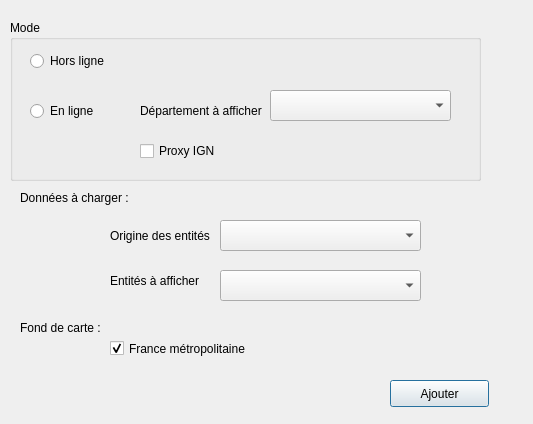
<?xml version="1.0" encoding="UTF-8"?>
<ui version="4.0">
 <class>PluginChoucasDialogBase</class>
 <widget class="QDialog" name="PluginChoucasDialogBase">
  <property name="geometry">
   <rect>
    <x>0</x>
    <y>0</y>
    <width>533</width>
    <height>424</height>
   </rect>
  </property>
  <property name="windowTitle">
   <string>CHOUCAS</string>
  </property>
  <widget class="QLabel" name="label">
   <property name="geometry">
    <rect>
     <x>110</x>
     <y>260</y>
     <width>101</width>
     <height>41</height>
    </rect>
   </property>
   <property name="text">
    <string>Entités à afficher</string>
   </property>
  </widget>
  <widget class="QLabel" name="label_2">
   <property name="geometry">
    <rect>
     <x>110</x>
     <y>220</y>
     <width>111</width>
     <height>31</height>
    </rect>
   </property>
   <property name="text">
    <string>Origine des entités</string>
   </property>
  </widget>
  <widget class="QComboBox" name="comboBox_entities">
   <property name="geometry">
    <rect>
     <x>220</x>
     <y>270</y>
     <width>201</width>
     <height>31</height>
    </rect>
   </property>
  </widget>
  <widget class="QComboBox" name="comboBox_sources">
   <property name="geometry">
    <rect>
     <x>220</x>
     <y>220</y>
     <width>201</width>
     <height>31</height>
    </rect>
   </property>
  </widget>
  <widget class="QGroupBox" name="groupBox">
   <property name="enabled">
    <bool>true</bool>
   </property>
   <property name="geometry">
    <rect>
     <x>10</x>
     <y>20</y>
     <width>471</width>
     <height>161</height>
    </rect>
   </property>
   <property name="title">
    <string>Mode</string>
   </property>
   <property name="checkable">
    <bool>false</bool>
   </property>
   <widget class="QRadioButton" name="radioButton_online">
    <property name="geometry">
     <rect>
      <x>20</x>
      <y>80</y>
      <width>117</width>
      <height>22</height>
     </rect>
    </property>
    <property name="text">
     <string>En ligne</string>
    </property>
   </widget>
   <widget class="QRadioButton" name="radioButton_offline">
    <property name="geometry">
     <rect>
      <x>20</x>
      <y>30</y>
      <width>117</width>
      <height>22</height>
     </rect>
    </property>
    <property name="text">
     <string>Hors ligne</string>
    </property>
   </widget>
   <widget class="QCheckBox" name="checkBox_proxy">
    <property name="geometry">
     <rect>
      <x>130</x>
      <y>120</y>
      <width>99</width>
      <height>22</height>
     </rect>
    </property>
    <property name="text">
     <string>Proxy IGN</string>
    </property>
   </widget>
   <widget class="QLabel" name="label_3">
    <property name="geometry">
     <rect>
      <x>130</x>
      <y>70</y>
      <width>171</width>
      <height>41</height>
     </rect>
    </property>
    <property name="text">
     <string>Département à afficher</string>
    </property>
   </widget>
   <widget class="QComboBox" name="comboBox_dept">
    <property name="geometry">
     <rect>
      <x>260</x>
      <y>70</y>
      <width>181</width>
      <height>31</height>
     </rect>
    </property>
   </widget>
  </widget>
  <widget class="QPushButton" name="pushButton_add">
   <property name="geometry">
    <rect>
     <x>390</x>
     <y>380</y>
     <width>99</width>
     <height>27</height>
    </rect>
   </property>
   <property name="text">
    <string>Ajouter</string>
   </property>
  </widget>
  <widget class="QLabel" name="label_4">
   <property name="geometry">
    <rect>
     <x>20</x>
     <y>190</y>
     <width>111</width>
     <height>16</height>
    </rect>
   </property>
   <property name="text">
    <string>Données à charger :</string>
   </property>
  </widget>
  <widget class="QLabel" name="label_5">
   <property name="geometry">
    <rect>
     <x>20</x>
     <y>320</y>
     <width>111</width>
     <height>16</height>
    </rect>
   </property>
   <property name="text">
    <string>Fond de carte :</string>
   </property>
  </widget>
  <widget class="QCheckBox" name="cb_fondcarte">
   <property name="geometry">
    <rect>
     <x>110</x>
     <y>340</y>
     <width>171</width>
     <height>17</height>
    </rect>
   </property>
   <property name="text">
    <string>France métropolitaine</string>
   </property>
   <property name="checked">
    <bool>true</bool>
   </property>
  </widget>
  <zorder>groupBox</zorder>
  <zorder>label</zorder>
  <zorder>label_2</zorder>
  <zorder>comboBox_entities</zorder>
  <zorder>comboBox_sources</zorder>
  <zorder>pushButton_add</zorder>
  <zorder>label_4</zorder>
  <zorder>label_5</zorder>
  <zorder>cb_fondcarte</zorder>
 </widget>
 <resources/>
 <connections/>
</ui>
